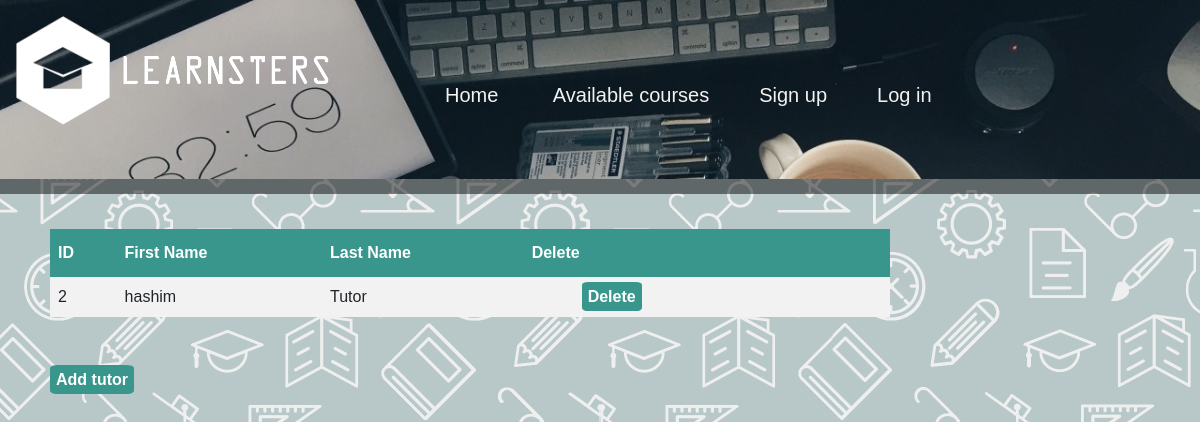
The app's page /manageTutors.php with its own data.
### tables this page shows
CREATE TABLE `tutors` (
  `tutorID` int(11) NOT NULL,
  `Fname` varchar(255) NOT NULL,
  `Lname` varchar(255) DEFAULT NULL,
  `Email` varchar(255) DEFAULT NULL,
  `Password` varchar(255) DEFAULT NULL,
  `Type` text DEFAULT NULL
);

### manageTutors.php (the view, shortened to what this page needs)
<!DOCTYPE html>
<html lang="en">
<head>
</head>
<body>
    <?php
    include "connectToDb.php";
    include "menu.php";
    $sql = "SELECT tutorID, Fname, Lname FROM tutors";
    $result = $conn->query($sql);
    if ($result->num_rows > 0) {
        echo "<table><tr><th>ID</th><th>First Name</th><th>Last Name</th><th>Delete</th></tr>";
        while ($row = $result->fetch_assoc()) {
            echo "<tr><td>" . $row["tutorID"] . "</td><td>" . $row["Fname"] . "</td><td>" . $row["Lname"] . "</td><td><a href=deleteTutor.php?id=" . $row["tutorID"] . " class='link'>Delete</a></td></tr>";
        }
        echo "</table>";
    } else {
        echo "
        <div class='box'><div class='warning'>0 results</div>";
    }
    ?>
    <a href='addTutor.php' class='link'>Add tutor</a></div>
</body>
</html>

### css/main.css (style rules this page uses)
* { font-family: Arial, Helvetica, sans-serif; margin-left: 0; margin-right: 0; }

### manageTutors.php (style rules this page uses)
body { background-image: url("pictures/website/backgroundPattern.png"); }
.link { margin: 50px; text-decoration: none; background-color: #38968d; color: white; border-radius: 10%; padding: 6px; font-weight: bold; }
table { margin: 50px; border-collapse: collapse; width: 70%; }
td, th { border: 1px solid black; padding: 8px; }
tr { background-color: #f2f2f2; }
th { padding-top: 12px; padding-bottom: 12px; text-align: left; background-color: #38968d; color: white; }

### menu.php (style rules this page uses)
* { margin: 0; }

### records on screen
tutors: tutorID "2", Fname "hashim", Lname "Tutor"
